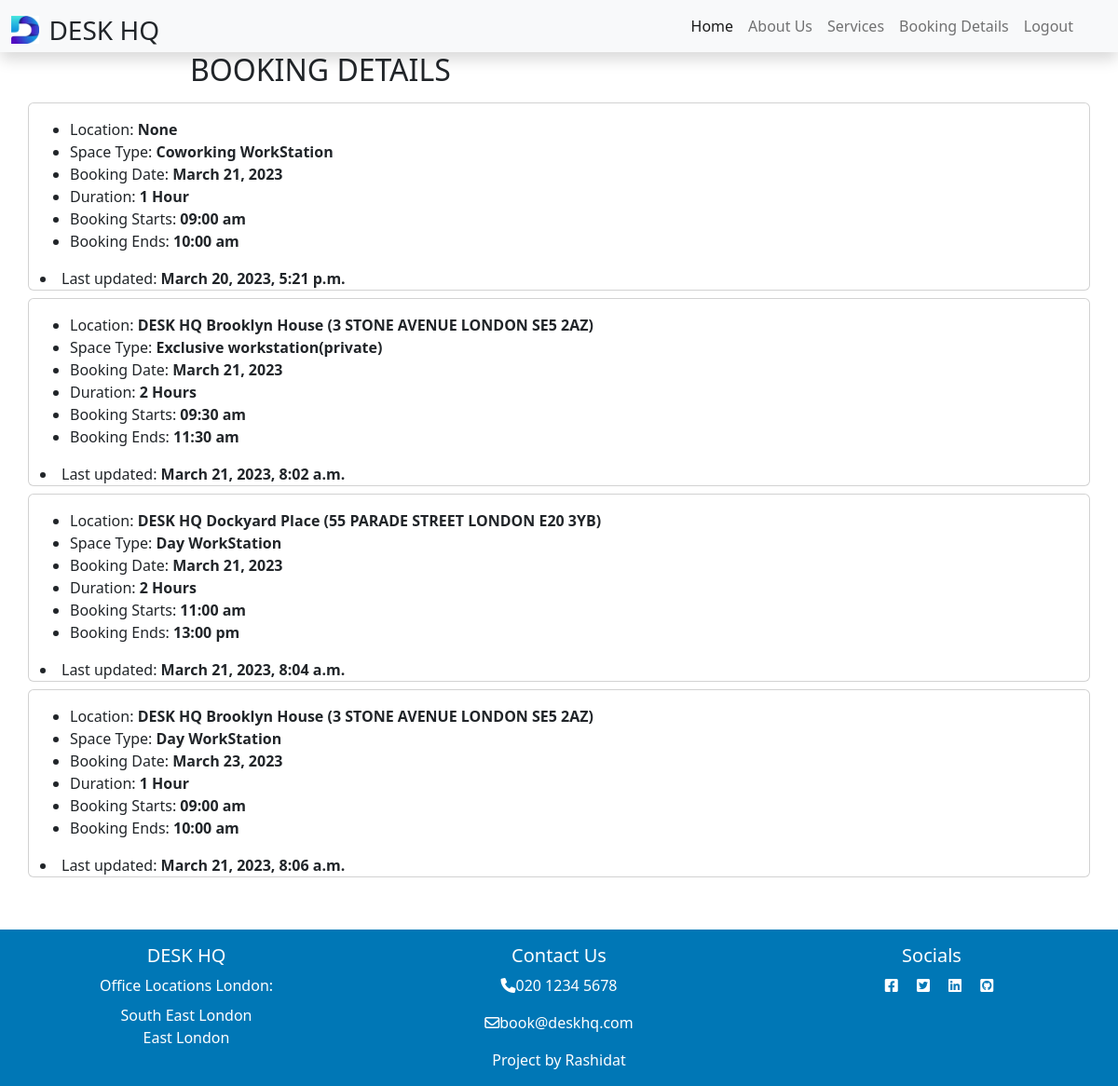
Before: /booking_details/ (signed in) with the older database file.
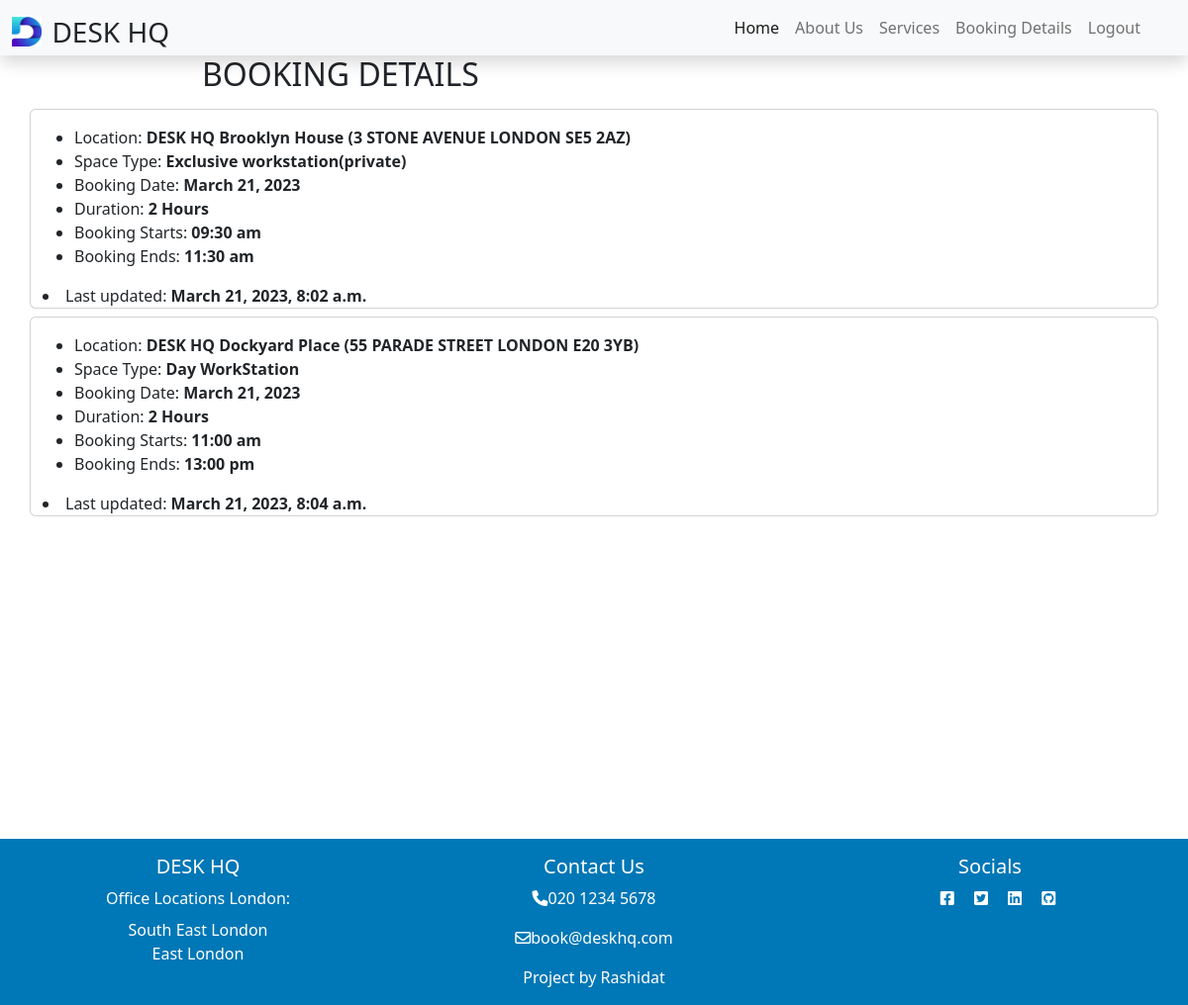
After: the same page with the newer database file.
### desk/models.py (models this page shows, shortened)
class Booking(models.Model):
    client = models.ForeignKey(
        User, on_delete=models.CASCADE)
    location = models.ForeignKey(
        Location,
        on_delete=models.CASCADE, null=True, blank=True)
    space_booking = models.ForeignKey(
        Service,
        on_delete=models.CASCADE, related_name='space_booking',
        null=True, blank=True)
    booking_date = models.DateField(default=datetime.now)
    booking_duration = models.CharField(
        max_length=20,
        choices=DURATION,
        default="Anytime")
    booking_start = models.CharField(
        max_length=20,
        choices=HOURS,
        default="09:00 am")
    booking_end = models.CharField(
        max_length=20,
        choices=HOURS,
        default="09:00 am")
    created_on = models.DateTimeField(auto_now_add=True)
    updated_on = models.DateTimeField(auto_now=True)
    status = models.IntegerField(choices=STATUS, default=1)
    approved = models.BooleanField(default=False)
    class Meta:
        unique_together = [
            'location', 'space_booking', 'booking_date',
            'booking_duration', 'booking_start', 'booking_end']
        ordering = ['created_on']

class Service(models.Model):
    space_type = models.CharField(
        max_length=50, choices=SERVICES,
        unique=True, default='Day WorkStation')
    content = models.TextField(blank=True)
    featured_image = CloudinaryField('image', default='placeholder')
    timestamp = models.DateTimeField(auto_now=True)
    class Meta:
        ordering = ['-timestamp']
    def __str__(self):
        return f"{self.space_type}"

class Location(models.Model):
    location_id = models.IntegerField(primary_key=True, default=1)
    location_name = models.CharField(
        max_length=200,
        choices=OFFICE_LOCATION,
        default="DESK HQ Brooklyn House (3 STONE AVENUE LONDON SU5 2AZ)")
    slug = models.SlugField(max_length=200, unique=True)
    featured_image = CloudinaryField('image', default='placeholder')
    def __str__(self):
        return self.location_name

### desk/views.py (the view)
# urls.py: path('booking_details/', views.BookingsList.as_view(), name="booking_details"),
class BookingsList(ListView):
    model = Booking
    form_class = BookingForm
    template_name = 'desk/booking_details.html'
    context_object_name = 'bookings'
    paginate_by = 4
    def get_queryset(self):
        return Booking.objects.filter(client=self.request.user.id)

### desk/templates/desk/booking_details.html
{% extends "base.html" %}
{% block content %}
<div class="booking-details">
    <div class="row">
        <div class="col-md-8 mt-3 offset-md-2">
            <h2 class="text-uppercase">BOOKING DETAILS</h2>
        </div>
    </div>
    {% for booking in bookings %}
    <div class="container booking-details-card card my-2">
        <div class="row">
            <div class="col-12 col-md-8 mt-3">
                <ul>
                    <li>Location: <strong> {{booking.location}}</strong>
                    </li>
                    <li>Space Type: <strong> {{booking.space_booking}}</strong>
                    </li>
                    <li>Booking Date: <strong> {{booking.booking_date}}</strong>
                    </li>
                    <li>Duration: <strong> {{booking.booking_duration}}</strong></li>
                    <li>Booking Starts: <strong> {{booking.booking_start}}</strong></li>
                    <li>Booking Ends: <strong> {{booking.booking_end}}</strong></li>
                </ul>
                <span><li>Last updated: <strong> {{booking.updated_on}}</strong></li></span>
            </div>
        </div>
    </div>
    {% endfor %}
</div>
{% endblock %}

### templates/base.html (shortened to what this page needs)
{% load static %}
<!doctype html>
<html lang="en" class="h-100">
<head>
  <link href="https://cdn.jsdelivr.net/npm/bootstrap@5.2.3/dist/css/bootstrap.min.css" rel="stylesheet"
>
  <link rel="stylesheet" href="https://cdnjs.cloudflare.com/ajax/libs/font-awesome/6.0.0-beta3/css/all.min.css">
  <link rel="stylesheet" href="{% static 'css/base.css' %}">
</head>
<body class="d-flex flex-column main-bg">
  <header id="header" class="fixed-top shadow mb-5 bg-body rounded">
    <div class="container-fluid d-flex justify-content-between bg-light navbar-expand-lg">
      <h1 class="logo-wrapper my-auto">
        <a class="navbar-brand" href="{% url 'home' %}">
          <img src="{% static 'images/desk-hq-logo1.webp' %}" alt="Logo" width="30" height="30">
          <span class="fs-3 text-uppercase">Desk HQ</span>
        </a>
      </h1>
      <nav class=" navbar">
        <div class="container">
          <div class="offcanvas offcanvas-end" tabindex="-1" id="offcanvasNavbar"
            aria-labelledby="offcanvasNavbarLabel">
            <div class="offcanvas-body">
              <ul class="navbar-nav justify-content-end flex-grow-1 pe-3">
                <li class="nav-item">
                  <a class="nav-link active" aria-current="page" href="{% url 'home' %}">Home</a>
                </li>
                <li class="nav-item">
                  <a class="nav-link" href="{% url 'about_us' %}">About Us</a>
                </li>
                <li class="nav-item">
                  <a class="nav-link" href="{% url 'services' %}">Services</a>
                </li>
                {% if user.is_authenticated %}
                <li class="nav-item">
                  <a class="nav-link" href="{% url 'booking_details' %}">Booking Details</a>
                </li>
                <li class="nav-item">
                  <a class="nav-link" href="{% url 'account_logout' %}">Logout</a>
                </li>
                {% endif %}
              </ul>
            </div>
          </div>
      </nav>
    </div>
</header>
  <main class="page">
    {% block content %}{% endblock %}
  </main>
  <footer class=" container-fluid bg-footer mt-5 footer text-center">
    <div class="row mt-3">
      <div class="col-md-4">
        <h5>DESK HQ</h5>
        <div class="mb-2">Office Locations London:</div>
        <div>South East London</div>
        <div>East London</div>
      </div>
      <div class="col-md-4">
        <h5 class="mb-2">Contact Us</h5>
        <div class="mb-3"><i class="fa-solid fa-phone"></i>020 1234 5678</div>
        <div><i class="fa-regular fa-envelope"></i>book@deskhq.com</div>
      </div>
      <div class="col-md-4">
        <h5>Socials</h5>
        <div>
          <i class="fab fa-facebook-square ms-3"></i>
          <i class="fab fa-twitter-square ms-3"></i>
          <i class="fa-brands fa-linkedin ms-3"></i>
          <i class="fab fa-github-square ms-3"></i></div>
      </div>
      <p>Project by Rashidat</p>
    </div>
  </footer>
  </body>
</html>

### static/css/base.css (style rules this page uses)
* { padding: 0; margin: 0; box-sizing: border-box; }
.page { margin-top: 5vh; min-height: 95vh; }
.bg-footer { background-color: #0077B6; color: #fff; }

Changed rows visible on the page:
removed Booking: location "None", space_booking "Coworking WorkStation", booking_date "March 21, 2023", booking_duration "1 Hour", booking_start "09:00 am", booking_end "10:00 am", updated_on "March 20, 2023, 5:21 p.m."
removed Booking: location "DESK HQ Brooklyn House (3 STONE AVENUE LONDON SE5 2AZ)", space_booking "Day WorkStation", booking_date "March 23, 2023", booking_duration "1 Hour", booking_start "09:00 am", booking_end "10:00 am", updated_on "March 21, 2023, 8:06 a.m."
